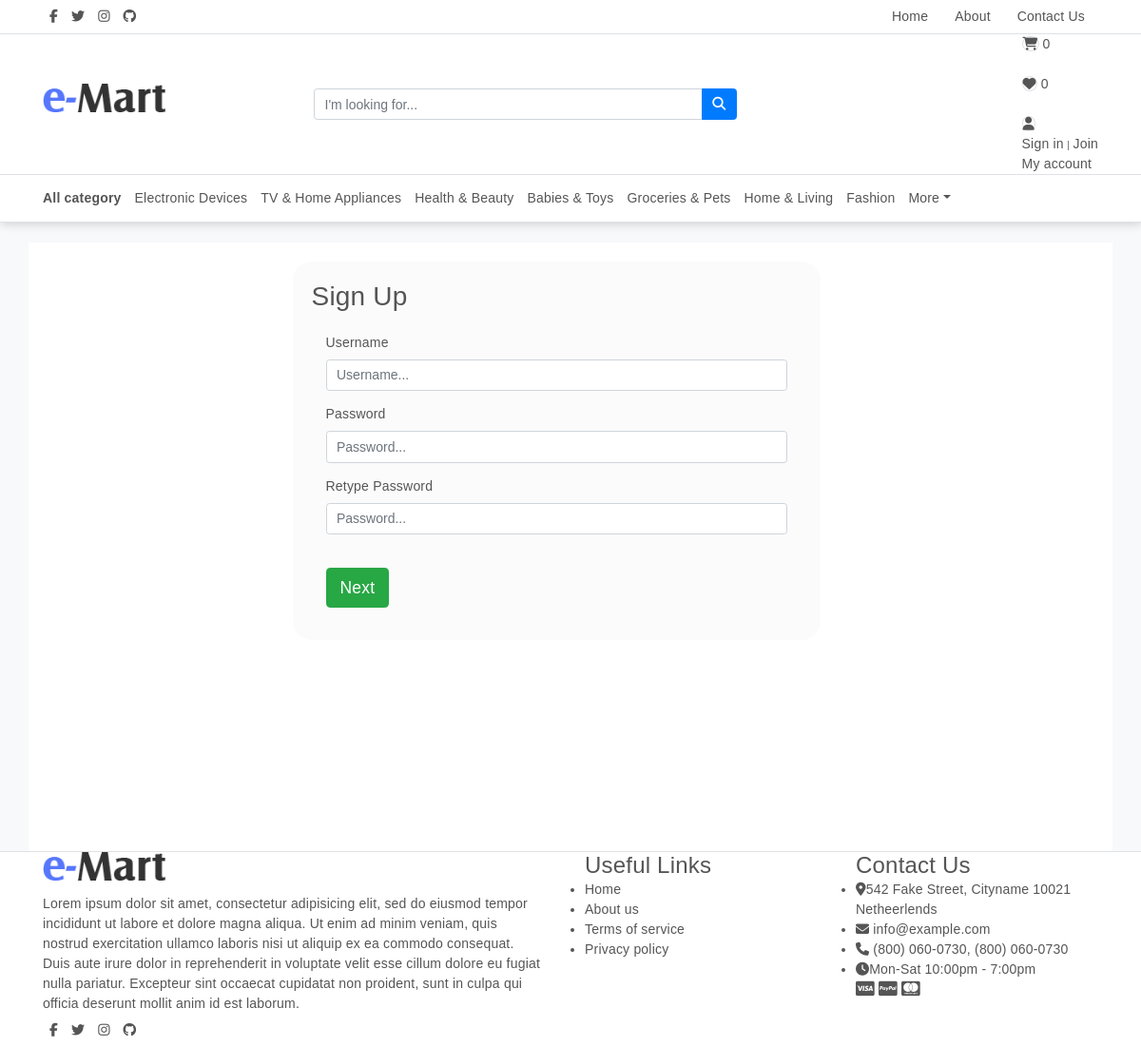
The app's page /signup.php with its own data.
### tables this page shows
CREATE TABLE `social` (
  `id` int(11) NOT NULL,
  `userid` int(11) NOT NULL,
  `social` varchar(255) NOT NULL,
  `link` varchar(255) NOT NULL,
  `date_added` timestamp NOT NULL DEFAULT current_timestamp()
);

CREATE TABLE `category` (
  `id` int(11) NOT NULL,
  `name` varchar(255) DEFAULT NULL,
  `type` varchar(255) NOT NULL DEFAULT 'parent',
  `deleted` int(11) NOT NULL,
  `isactive` int(11) DEFAULT 1,
  `level` int(11) DEFAULT 1,
  `breadcrumbs` text DEFAULT NULL
);

CREATE TABLE `settings` (
  `id` int(11) NOT NULL,
  `logo` varchar(255) NOT NULL,
  `userid` int(11) NOT NULL,
  `terms` text DEFAULT NULL,
  `privacy` text DEFAULT NULL,
  `contact` text DEFAULT NULL,
  `about` text DEFAULT NULL,
  `overview` text DEFAULT NULL
);

### model.php (called while the page is built, shortened)
<?php
class Model {
	public $db;
	public function __construct(){
		require_once "config.php";
		$this->db = $db;
	}
	public function getAllSocialMedia(){
		$sql = "
			select *
			from social
		";
		return $this->db->query($sql)->fetchAll();
	}
	public function updateStoreListener(){
		return $this;
	}
	public function getAdminSetting($public=false){
		$where = ($public) ? "" : "where userid = ".$_SESSION['id'];
		$sql = "
			SELECT *
			FROM settings
			$where
			LIMIT 1
		";
		return $this->db->query($sql)->fetch();
	}
	public function getAllActiveCategories(){
		$sql = "
			SELECT *
			FROM category
			WHERE isactive = 1
			and type = 'parent'
		";
		return $this->db->query($sql)->fetchAll();
	}
}

### signup.php (the view, shortened to what this page needs)
    <?php include_once "./head4.php"; ?>
    <?php include_once "./headnew.php"; ?>
    <main>
    	<section class="sec1">
    		<div class="container">
				<br>
				<div class="row slider final">
					<div class="slider-container row">
						<div class="signup slide col-sm active">
							<form method="post"  class="form">
								<h3>Sign Up</h3>
								<br>
							    <div class="form-group col-lg-12">
									<label>Username</label>
									<input type="text" value="" class="form-control" name="username" placeholder="Username..." required/>
								</div>
							    <div class="form-group col-lg-12">
									<label>Password</label>
									<input type="password" value="" class="form-control" name="password" placeholder="Password..." required/>
								</div>
							    <div class="form-group col-lg-12">
							    	<label>Retype Password</label>
							    	<input type="password" value="" class="form-control" name="password1" placeholder="Password..." required/>
								</div>
								<br>
								<div class="form-group col-lg-12">
									<button class="btn btn-success btn-lg">Next </button>
								</div>
							</form>
							<br>
						</div>
						<div class="usertype slide col-sm">
						</div>
					</div>
				</div>
			</div>
		    <?php include "./newfooter.php"; ?>
    	</section>
    </main>
</body>
</html>

### headnew.php (shortened to what this page needs)
<header class="section-header">
      <section class="header-top-light border-bottom">
        <div class="container">
          <nav class="d-flex flex-column flex-md-row">
            <?php
                  $social = $model->getAllSocialMedia();
                ?>
            <ul class="nav mr-auto d-none d-md-flex">
              <?php foreach($social as $idx => $s): ?>
                <li><a href="<?= $s['link'];?>" class="nav-link px-2"> <i class="fa fa-<?= $s['social'];?>"></i> </a></li>
                  <?php endforeach ?>
            </ul>
            <ul class="nav">
              <li class="nav-item"><a href="index.php" class="nav-link"> Home </a></li>
          <li class="nav-item"><a href="footer.php?page=about" class="nav-link"> About </a></li>
          <li class="nav-item"><a href="footer.php?page=contact" class="nav-link"> Contact Us </a></li>
            </ul>
          </nav>
        </div>
      </section>
      <section class="header-main border-bottom">
        <div class="container">
        <div class="row align-items-center">
          <div class="col-lg-3 col-sm-4 col-12">
          <a href="index.php" class="brand-wrap">
            <figure id="logo"></figure>
          </a>
          </div>
          <div class="col-lg-4 col-xl-5 col-sm-8 col-12">
            <form method="post" action="filtered.php" class="search">
              <div class="input-group w-100">
                  <input type="text" class="form-control" style="width:55%;" name="search" placeholder="I&#39;m looking for...">
                  <div class="input-group-append">
                    <button class="btn btn-primary" type="submit">
                      <i class="fa fa-search"></i>
                    </button>
                  </div>
                </div>
            </form>
          </div>
          <div class="col-lg-5 col-xl-4 col-sm-12">
            <div class="widgets-wrap float-md-right">
              <a href="cart.php" class="widget-header mr-2">
                <div class="icon">
                  <i class="icon-sm rounded-circle border fa fa-shopping-cart"></i>
                  <span class="notify" id="count">0</span>
                </div>
              </a>
              <?php
                $wishlist = 0;
              ?>
              <a href="wishlist.php" class="widget-header mr-2">
                <div class="icon">
                  <i class="icon-sm rounded-circle border fa fa-heart"></i>
                  <span class="notify" id="wishListcount"><?= $wishlist; ?></span>
                </div>
              </a>
              <div class="widget-header dropdown">
                <a href="#" data-toggle="dropdown" data-offset="20,10">
                  <div class="icontext">
                    <?php
                                        $url = "./userdashboard.php";
                                    ?>
                                    <?php if(isset($_SESSION['id'])): ?>
                    <a href="<?= $url;?>">
                      <div class="icon">
                      <i class="icon-sm rounded-circle border fa fa-user"></i>
                    </div>
                    </a>
                                      <?php else : ?>
                    <a href="login.php">
                      <div class="icon">
                      <i class="icon-sm rounded-circle border fa fa-user"></i>
                    </div>
                    </a>
                                      <?php endif ?>
                    <div class="text">
                       <?php if(isset($_SESSION['id'])): ?>
                        <small class="text-muted"> <a href="logout.php">Logout</a></small>
                        <a href="<?= $url;?>"><div>My account</div></a>
                                      <?php else : ?>
                                        <small class="text-muted"><a href="login.php">Sign in</a> | <a href="signup.php">Join</a></small>
                        <a href="login.php"><div>My account</div></a>
                                      <?php endif ?>
                    </div>
                  </div>
                </a>
              </div>
            </div>
          </div>
        </div>
        </div>
      </section>
      <nav class="navbar navbar-main navbar-expand-lg border-bottom">
        <div class="container">
          <div class="collapse navbar-collapse" id="main_nav5">
            <?php
                $categories = $model->getAllActiveCategories();
            ?>
            <ul class="navbar-nav">
              <li class="nav-item">
                <a class="nav-link pl-0" href="#"> <strong>All category</strong></a>
              </li>
              <?php foreach($categories as $idx => $c): ?>
                <?php if($idx <7): ?>
                  <li class="nav-item">
                    <a class="nav-link" href="filtered.php?category=<?= $c['id'];?>"><?= $c['name'];?></a>
                  </li>
              <?php endif ?>
              <?php endforeach ?>
              <li class="nav-item dropdown">
                <a class="nav-link dropdown-toggle" href="http://example.com" data-toggle="dropdown" aria-haspopup="true" aria-expanded="false">More</a>
              </li>
            </ul>
          </div>
        </div>
      </nav>
    </header>

### newfooter.php (shortened to what this page needs)
<footer class="section-footer border-top">
    <div class="container">
        <section class="footer-top padding-y">
            <div class="row">
                 <?php
                    $setting = $model->getAdminSetting(true);
                ?>
                <aside class="col-sm-6">
                    <article class="mr-3">
                        <figure id="logo" class="logo-footer"></figure>
                        <p class="mt-3"><?= ($setting) ? $setting['overview'] : ''; ?></p>
                        <div>
                            <?php
                              $social = $model->getAllSocialMedia();
                            ?>
                          <ul class="nav mr-auto d-none d-md-flex">
                            <?php foreach($social as $idx => $s): ?>
                                <li><a href="<?= $s['link'];?>" class="nav-link px-2"> <i class="fa fa-<?= $s['social'];?>"></i> </a></li>
                              <?php endforeach ?>
                          </ul>
                        </div>
                    </article>
                </aside>
                <aside class="col-sm-3">
                    <h4 style="padding:0;">Useful Links</h4>
                    <ul style="padding:0;">
                      <li><i class="bx bx-chevron-right"></i> <a href="index.php">Home</a></li>
                      <li><i class="bx bx-chevron-right"></i> <a href="footer.php?page=about" target="_blank">About us</a></li>
                      <li><i class="bx bx-chevron-right"></i> <a href="footer.php?page=terms" target="_blank">Terms of service</a></li>
                      <li><i class="bx bx-chevron-right"></i> <a href="footer.php?page=privacy" target="_blank">Privacy policy</a></li>
                    </ul>
                </aside>
                <aside class="col-sm-3">
                    <h4>Contact Us</h4>
                    <?= ($setting) ? $setting['contact'] : ''; ?>
                    <div class="text-md-left tesxt-muted">
                            </div>
                </aside>
            </div>
        </section>
    </div>
</footer>

### head4.php (style rules this page uses)
header { box-shadow: 1px 1px 10px #c9c9c9; }
footer { background: white; }

### headnew.php (style rules this page uses)
#logo { background: url(./images/logo.png) no-repeat; background-size: contain; width: auto; height: 30px; }
body { background: #f8f9fa; }
header { background: white; }

### signup.php (style rules this page uses)
.slider { position: relative; overflow: hidden; min-height: 80vh; }
.slider-container { width: 500%; position: absolute; min-height: 80vh; background: white; }
.form { width: 50%; display: block; margin: 20px auto; background: #fbfbfb; padding: 20px; border-radius: 20px; }

### records on screen
category: name "Electronic Devices"
category: name "TV & Home Appliances"
category: name "Health & Beauty"
category: name "Babies & Toys"
category: name "Groceries & Pets"
category: name "Home & Living"
category: name "Fashion"
settings: overview "Lorem ipsum dolor sit amet, consectetur adipisicing elit, sed do eiusmod tempor incididunt ut labore et dolore magna aliqua. Ut enim ad minim veniam, quis nostrud exercitation ullamco laboris nisi ut aliquip ex ea commodo consequat. Duis aute irure dolor in reprehenderit in voluptate velit esse cillum dolore eu fugiat nulla pariatur. Excepteur sint occaecat cupidatat non proident, sunt in culpa qui officia deserunt mollit anim id est laborum.", contact "542 Fake Street, Cityname 10021 Netheerlends info@example.com (800) 060-0730, (800) 060-0730 Mon-Sat 10:00pm - 7:00pm"

### other values on screen
$wishlist "0"
